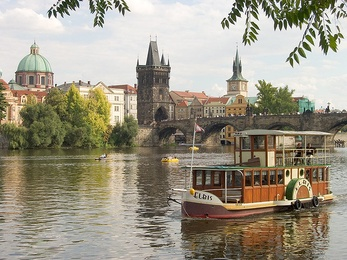
%> input picture Vision/ps1/inputSeamCarvingPrague.jpg, 347 x 260 px, shrunk from 640 x 480 before the run
$ octave seam_carving_reduce_height.m   (GNU Octave 9; MATLAB toolbox functions it lacks are replaced by stand-ins)
%> lines starting %> are read from the running program, lines starting %| are printed output that depends on the picture
### Vision/ps1/energy_image.m
function energyImage = energy_image(im)
    img_gray = rgb2gray(im);
    [energyImage,~] = imgradient(img_gray,'sobel');
end

### Vision/ps1/reduce_height.m
function [reducedColorImage,reducedEnergyImage] = reduce_height(img,energyImage)

    im = im2double(img);
    [size_x,size_y] = size(energyImage);

    cumulativeEnergyMap = cumulative_minimum_energy_map(energyImage, 'HORIZONTAL');
    horizontalSeam = find_optimal_horizontal_seam(cumulativeEnergyMap);

    energy = zeros(size_x-1,size_y);
    color = zeros(size_x-1,size_y,3);
    for j=1:size_y
        row_to_delete = horizontalSeam(j);
        if(row_to_delete ~= 1 && row_to_delete ~= size_x)
            energy(1:row_to_delete-1,j) = energyImage(1:row_to_delete-1,j);
            energy(row_to_delete:end,j) = energyImage(row_to_delete+1:end,j);
            color(1:row_to_delete-1,j,:) = im(1:row_to_delete-1,j,:);
            color(row_to_delete:end,j,:) = im(row_to_delete+1:end,j,:);
        elseif(row_to_delete == size_x)
            energy(:,j) = energyImage(1:size_x-1,j);
            color(:,j,:) = im(1:size_x-1,j,:);
        else
            energy(:,j) = energyImage(2:end,j);
            color(:,j,:) = im(2:end,j,:);
        end
    end
    reducedColorImage = im2uint8(color);
    reducedEnergyImage = energy;
end

### Vision/ps1/cumulative_minimum_energy_map.m
function cumulativeEnergyMap = cumulative_minimum_energy_map(energyIm,seamDirection)

    if strcmp(seamDirection, 'VERTICAL') == 1
        energyImage = energyIm;
    else
        energyImage = rot90(energyIm,3);
    end


    [size_x,size_y] = size(energyImage);
    cumulative = zeros(size_x,size_y);
    cumulative(size_x,:) = energyImage(size_x,:);

    for i = (size_x-1):-1:1
        for j = 1:size_y
            if j == 1 %%first pixel in row
                a = 1000;
                c = cumulative(i+1,j+1);
            elseif j == size_y %%last pixel in row
                a = cumulative(i+1,j-1);
                c = 1000;
            else
                a = cumulative(i+1,j-1);
                c = cumulative(i+1,j+1);
            end
            b = cumulative(i+1,j);
            list = [a b c];

            cumulative(i,j) = energyImage(i,j) + min(list);
        end
    end

    if strcmp(seamDirection, 'VERTICAL') == 1
        cumulativeEnergyMap = cumulative;
    else
        cumulativeEnergyMap = rot90(cumulative,1);
    end

end

### Vision/ps1/find_optimal_horizontal_seam.m
function horizontalSeam = find_optimal_horizontal_seam(cumulativeEnergyMap)

    %%270 rotation counterclockwise
    cumulative = rot90(cumulativeEnergyMap,3);
    [size_x,~] = size(cumulativeEnergyMap);

    horizontal_seamArray = find_optimal_vertical_seam(cumulative);

    horizontalSeam = size_x - horizontal_seamArray + 1;
end

### Vision/ps1/find_optimal_vertical_seam.m
function verticalSeam = find_optimal_vertical_seam(cumulativeEnergyMap)
    %%find the optimal seam (with min cumulative value)
    cumulative = cumulativeEnergyMap;
    [size_x,size_y] = size(cumulative);

    min_val = min(cumulative(1,:));
    start_col = 0;
    for j = 1:size_y
        if cumulative(1,j) == min_val
            start_col = j;
            break;
        end
    end

    temp_col = start_col;
    seamArray = zeros(1,size_x);
    seamArray(1,1) = start_col;
    for i = 2:size_x
        if temp_col == 1 %%first pixel in row
            a = inf;
            c = cumulative(i,temp_col+1);
        elseif temp_col == size_y %%last pixel in row
            a = cumulative(i,temp_col-1);
            c = inf;
        else
            a = cumulative(i,temp_col-1);
            c = cumulative(i,temp_col+1);
        end
        b = cumulative(i,temp_col);
        list = [a b c];
        min_val = min(list);
        for index=1:3
            if list(index) == min_val
                temp_col = temp_col + index - 2;
                break;
            end
        end
        seamArray(1,i) = temp_col;
    end

    verticalSeam = seamArray;
    % [34 lines of commented-out code are left out]
end

### Vision/ps1/seam_carving_reduce_height.m
im1 = imread('inputSeamCarvingPrague.jpg');
%> im1 is the input picture: size 260x347x3 uint8; mean R, G, B 156.5, 149.6, 132.7
im2 = imread('inputSeamCarvingMall.jpg');
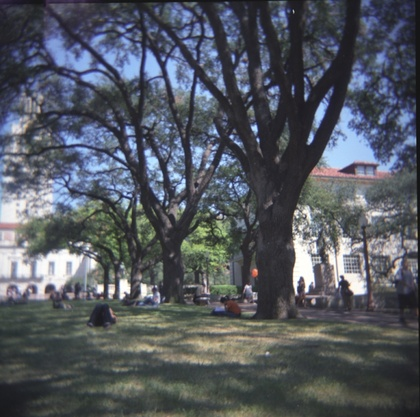
%> input picture Vision/ps1/inputSeamCarvingMall.jpg, 420 x 417 px, shrunk from 775 x 769 before the run
%> im2 is the input picture: size 417x420x3 uint8; mean R, G, B 83.8, 88.4, 96.4
energyImage1 = energy_image(im1);
%> in energy_image, `img_gray = rgb2gray(im);`:
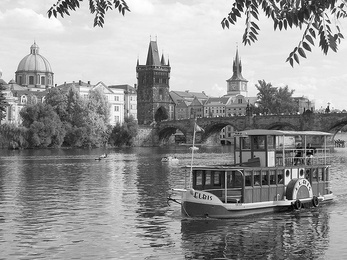
%> img_gray: size 260x347 uint8; min 1, max 255, mean 149.8
energyImage2 = energy_image(im2);
%> in energy_image (call 2), `img_gray = rgb2gray(im);`:
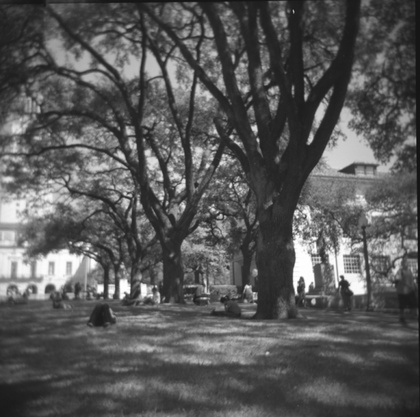
%> img_gray: size 417x420 uint8; min 14, max 255, mean 88
%> in energy_image (call 2), `[energyImage,~] = imgradient(img_gray,'sobel');`:
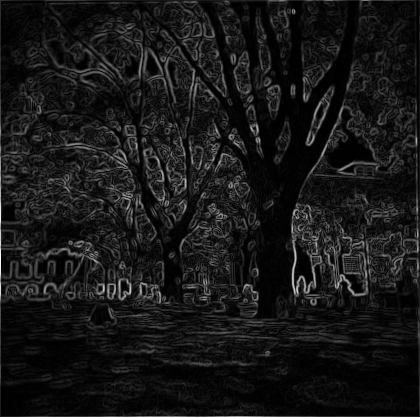
%> energyImage: size 417x420 double; min 0, max 943, mean 86.6; drawn with min black and max white

color1 = im1;
color2 = im2;
energy1 = energyImage1;
energy2 = energyImage2;
for i=1:50
%> (the run ends here)
